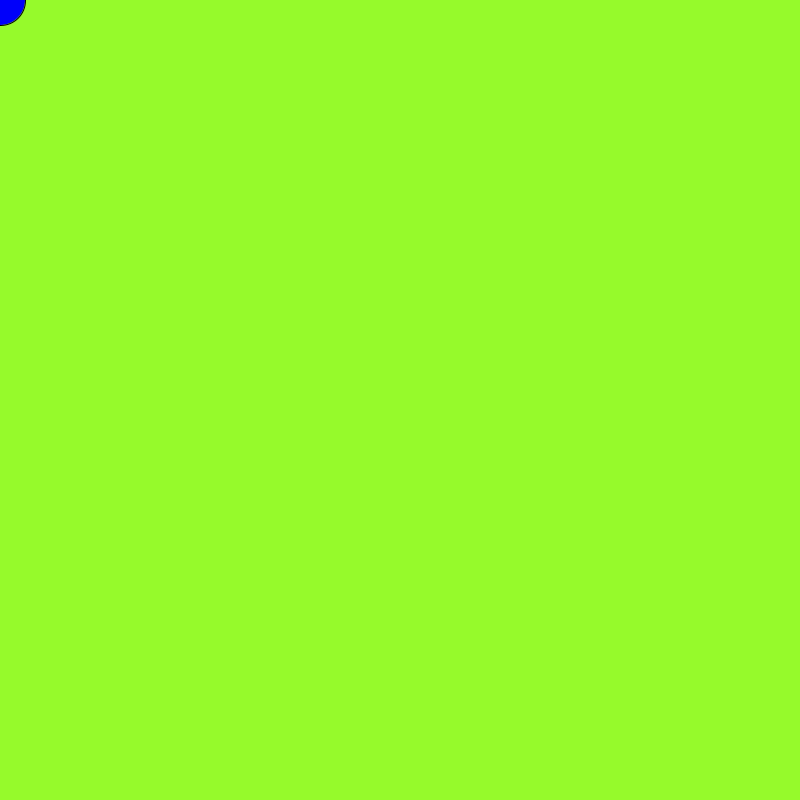
Frame 1 (no input)
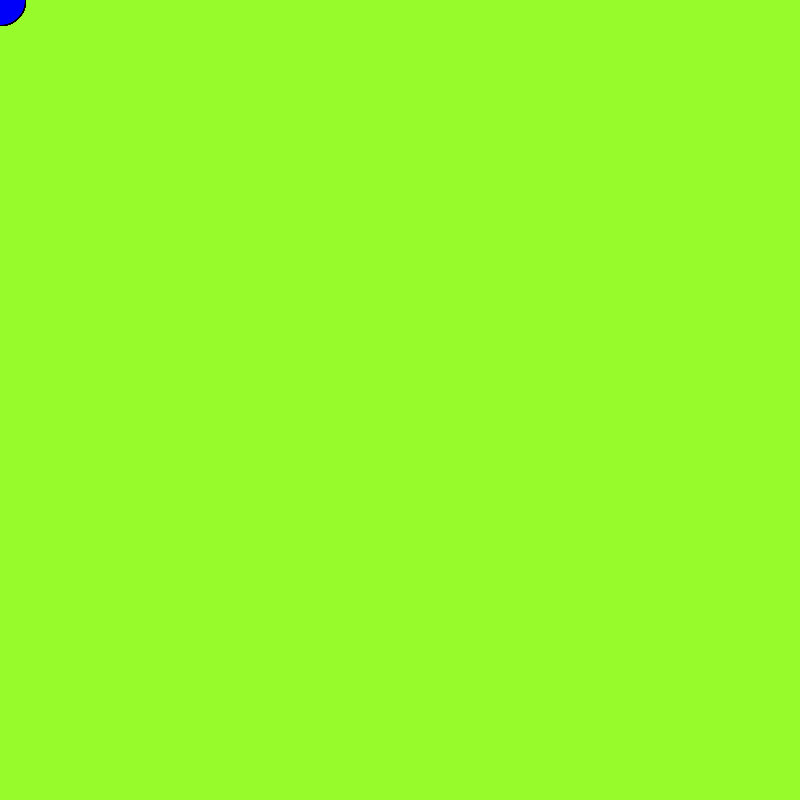
Frame 60 (the mouse pressed at the canvas centre just before this capture)
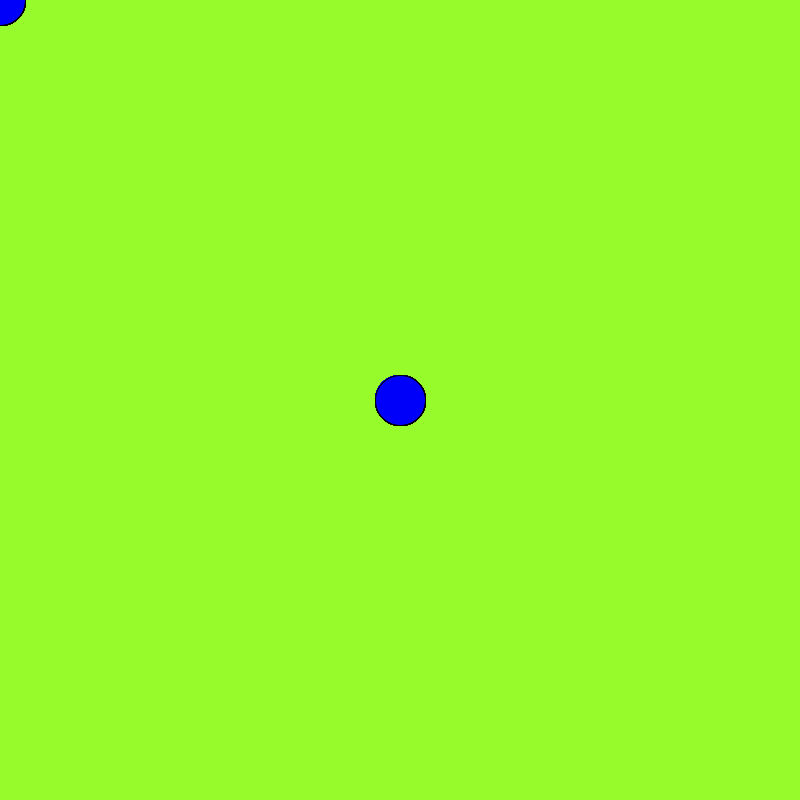
Frame 120 (the mouse held since frame 60 and released just before this capture)

The Processing sketch that drew these frames (run headless with seeded random() and noise(); from frame 60 on, the mouse is pressed at the canvas centre):

// Processing sketch: processing_127301
// ── processing_127301.pde


void setup() {  //setup function called initially, only once
  size(800,800);
  background(150,250,43);

}

void draw() {  //draw function loops 

fill(00,00,250);
ellipse(mouseX,mouseY,50,50);
  }
  
